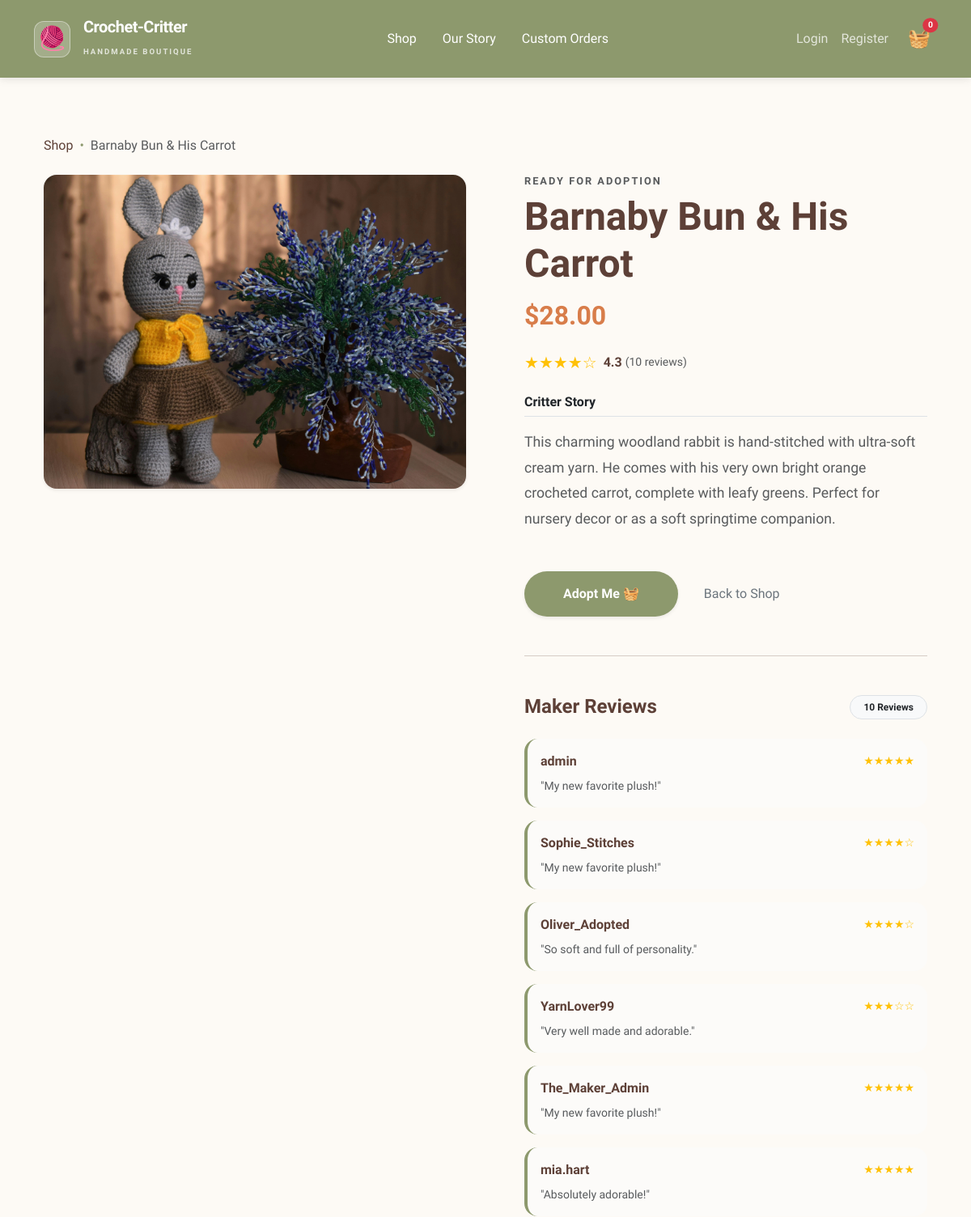
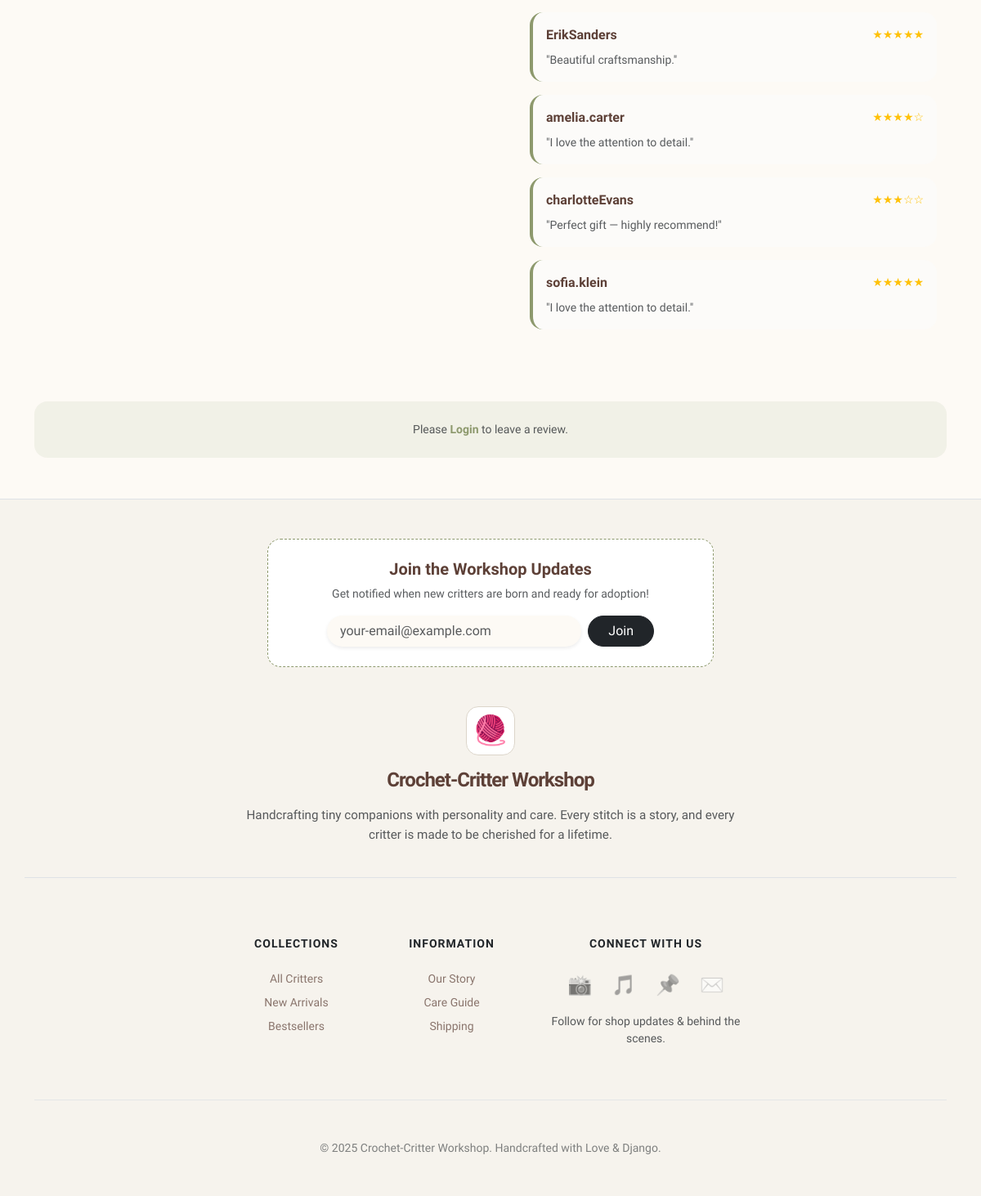
The app's page /critter/1/ with its own data (2 pictures, top to bottom).
### products/models.py (models this page shows, shortened)
class Critter(models.Model):
    name = models.CharField(max_length=200)
    description = models.TextField()
    price = models.DecimalField(max_digits=6, decimal_places=2)
    image = models.ImageField(upload_to='critters/')
    created_at = models.DateTimeField(auto_now_add=True)

class Review(models.Model):
    critter = models.ForeignKey(Critter, on_delete=models.CASCADE, related_name='reviews')
    user = models.ForeignKey(User, on_delete=models.CASCADE)
    rating = models.IntegerField(default=5)
    comment = models.TextField()
    created_at = models.DateTimeField(auto_now_add=True)

### products/views.py (the view)
# urls.py: path('critter/<int:critter_id>/', views.critter_detail, name='critter_detail'),
def critter_detail(request, critter_id):
    critter = get_object_or_404(Critter, id=critter_id)
    average_data = critter.reviews.aggregate(Avg('rating'))
    average_rating = average_data['rating__avg'] or 0
    review_count = critter.reviews.count()
    context = {
        'critter': critter,
        'average_rating': round(average_rating, 1),
        'review_count': review_count,
    }
    return render(request, 'products/critter_detail.html', context)

### products/cart.py (called while the page is built)
    def __len__(self):
        return sum(item['quantity'] for item in self.cart.values())

    def get_total_price(self):
        return sum(Decimal(item['price']) * item['quantity'] for item in self.cart.values())

### products/context_processors.py (called while the page is built)
def cart(request):
    cart = Cart(request)
    return {
        'cart': cart,
        'cart_items_count': len(cart),
        'cart_total_price': cart.get_total_price()
    }

### products/templates/products/critter_detail.html (shortened to what this page needs)
{% extends 'products/base.html' %}
{% block content %}
  <div class="container py-4">
    <nav aria-label="breadcrumb" class="mb-4">
      <ol class="breadcrumb">
        <li class="breadcrumb-item">
          <a href="{% url 'home' %}" class="footer-link" style="opacity: 1;">Shop</a>
        </li>
        <li class="breadcrumb-item active" aria-current="page">{{ critter.name }}</li>
      </ol>
    </nav>
    <div class="row g-5">
      <div class="col-md-6">
        <div class="card border-0 shadow-sm rounded-4 overflow-hidden">
          {% if critter.image %}
            <img src="{{ critter.image.url }}" class="img-fluid" alt="{{ critter.name }}" style="width: 100%; height: auto; transition: transform 0.5s ease;" />
          {% else %}
            <div class="d-flex align-items-center justify-content-center bg-light" style="height: 400px;">
              <span class="text-muted">No Image Available</span>
            </div>
          {% endif %}
        </div>
      </div>
      <div class="col-md-6">
        <div class="ps-lg-4">
          <h6 class="text-uppercase fw-bold text-muted mb-2" style="letter-spacing: 2px; font-size: 0.8rem;">Ready for Adoption</h6>
          <h1 class="display-5 fw-bold mb-3" style="color: var(--cocoa-brown);">{{ critter.name }}</h1>
          <h2 class="mb-4 fw-bold" style="color: var(--terracotta);">${{ critter.price }}</h2>
          <div class="d-flex align-items-center mb-4">
            <div class="text-warning me-2">
              <span class="fs-5">
                {% if average_rating >= 4.5 %}
                  ★★★★★
                {% elif average_rating >= 3.5 %}
                  ★★★★☆
                {% elif average_rating >= 2.5 %}
                  ★★★☆☆
                {% else %}
                  ★★☆☆☆
                {% endif %}
              </span>
            </div>
            <span class="fw-bold me-1">{{ average_rating }}</span>
            <span class="text-muted small">({{ review_count }} reviews)</span>
          </div>
          <div class="description-box mb-5">
            <h6 class="fw-bold text-dark border-bottom pb-2 mb-3">Critter Story</h6>
            <p class="text-muted" style="line-height: 1.8; font-size: 1.1rem;">{{ critter.description }}</p>
          </div>
          <div class="d-grid gap-2 d-md-flex justify-content-md-start mb-5">
            <form action="{% url 'cart_add' critter.id %}" method="POST">
              <button type="submit" class="btn btn-custom-shop rounded-pill px-5 py-3 fw-bold shadow-sm">Adopt Me 🧺</button>
            </form>
            <a href="{% url 'home' %}" class="btn btn-outline-secondary rounded-pill px-4 py-3 border-0">Back to Shop</a>
          </div>
          <hr class="my-5 opacity-10" />
          <div class="reviews-section">
            <div class="d-flex align-items-center justify-content-between mb-4">
              <h4 class="fw-bold mb-0">Maker Reviews</h4>
              <span class="badge rounded-pill bg-light text-dark border p-2 px-3">{{ critter.reviews.all|length }} Reviews</span>
            </div>
            {% for review in critter.reviews.all %}
              <div class="review-card p-3 rounded-4 mb-3" style="background-color: #fcfbf9; border-left: 4px solid var(--sage-green);">
                <div class="d-flex justify-content-between align-items-center mb-2">
                  <span class="fw-bold" style="color: var(--cocoa-brown);">{{ review.user.username }}</span>
                  <span class="text-warning small">
                    {% if review.rating == 5 %}
                      ★★★★★
                    {% elif review.rating == 4 %}
                      ★★★★☆
                    {% else %}
                      ★★★☆☆
                    {% endif %}
                  </span>
                </div>
                <p class="small text-muted mb-0 italic">"{{ review.comment }}"</p>
              </div>
            {% empty %}
              <div class="text-center p-5 rounded-4 border-dashed" style="border: 2px dashed #ddd;">
                <p class="text-muted mb-0">Be the first to share your thoughts on {{ critter.name }}!</p>
              </div>
            {% endfor %}
          </div>
        </div>
      </div>
    </div>
  </div>
  {% if user.is_authenticated %}
    <div class="mt-5 p-4 rounded-4" style="background-color: white; border: 1px solid #eee;">
      <h5 class="fw-bold mb-3" style="color: var(--cocoa-brown);">Leave a Review</h5>
      <form method="POST" action="{% url 'add_review' critter.id %}">
        {% csrf_token %}
        <div class="mb-3">
          <label class="form-label small fw-bold">Rating</label>
          <select name="rating" class="form-select rounded-pill border-0 shadow-sm" style="background-color: var(--cream-puff);">
            <option value="5">★★★★★ (Excellent)</option>
            <option value="4">★★★★☆ (Great)</option>
            <option value="3">★★★☆☆ (Good)</option>
            <option value="2">★★☆☆☆ (Fair)</option>
            <option value="1">★☆☆☆☆ (Poor)</option>
          </select>
        </div>
        <div class="mb-3">
          <label class="form-label small fw-bold">Your Thoughts</label>
          <textarea name="comment" class="form-control rounded-4 border-0 shadow-sm" rows="3" placeholder="Tell us about your new friend..." style="background-color: var(--cream-puff);"></textarea>
        </div>
        <button type="submit" class="btn btn-custom-shop rounded-pill px-4">Post Review</button>
      </form>
    </div>
  {% else %}
    <div class="mt-5 p-4 text-center rounded-4" style="background-color: rgba(141, 153, 109, 0.1);">
      <p class="mb-0 small text-muted">
        Please <a href="{% url 'login' %}" class="fw-bold text-decoration-none" style="color: var(--sage-green);">Login</a> to leave a review.
      </p>
    </div>
  {% endif %}
{% endblock %}

### products/templates/products/base.html (style rules this page uses)
:root { --sage-green: #8d996d; --cocoa-brown: #5d4037; --cream-puff: #fdfaf5; --terracotta: #d87d4a; }
body { background-color: var(--cream-puff); color: var(--cocoa-brown); font-family: 'Quicksand', sans-serif; display: flex; flex-direction: column; min-height: 100vh; }
.btn-custom-shop { background-color: var(--sage-green); color: white; border: none; transition: all 0.3s ease; }
.footer-link { text-decoration: none; color: var(--cocoa-brown); opacity: 0.7; transition: all 0.3s ease; }

### products/templates/products/critter_detail.html (style rules this page uses)
.breadcrumb-item + .breadcrumb-item::before { content: '•'; color: var(--sage-green); }

### records on screen
Critter: name "Barnaby Bun & His Carrot", image (picture), price "28.00", description "This charming woodland rabbit is hand-stitched with ultra-soft cream yarn. He comes with his very own bright orange crocheted carrot, complete with leafy greens. Perfect for nursery decor or as a soft springtime companion.", reviews.all|length "10"
Review: user.username "admin", comment "My new favorite plush!"
Review: user.username "Sophie_Stitches", comment "My new favorite plush!"
Review: user.username "Oliver_Adopted", comment "So soft and full of personality."
Review: user.username "YarnLover99", comment "Very well made and adorable."
Review: user.username "The_Maker_Admin", comment "My new favorite plush!"
Review: user.username "mia.hart", comment "Absolutely adorable!"
Review: user.username "ErikSanders", comment "Beautiful craftsmanship."
Review: user.username "amelia.carter", comment "I love the attention to detail."
Review: user.username "charlotteEvans", comment "Perfect gift — highly recommend!"
Review: user.username "sofia.klein", comment "I love the attention to detail."

### other values on screen
{{ cart_items_count }} "0"
{{ average_rating }} "4.3"
{{ review_count }} "10"
